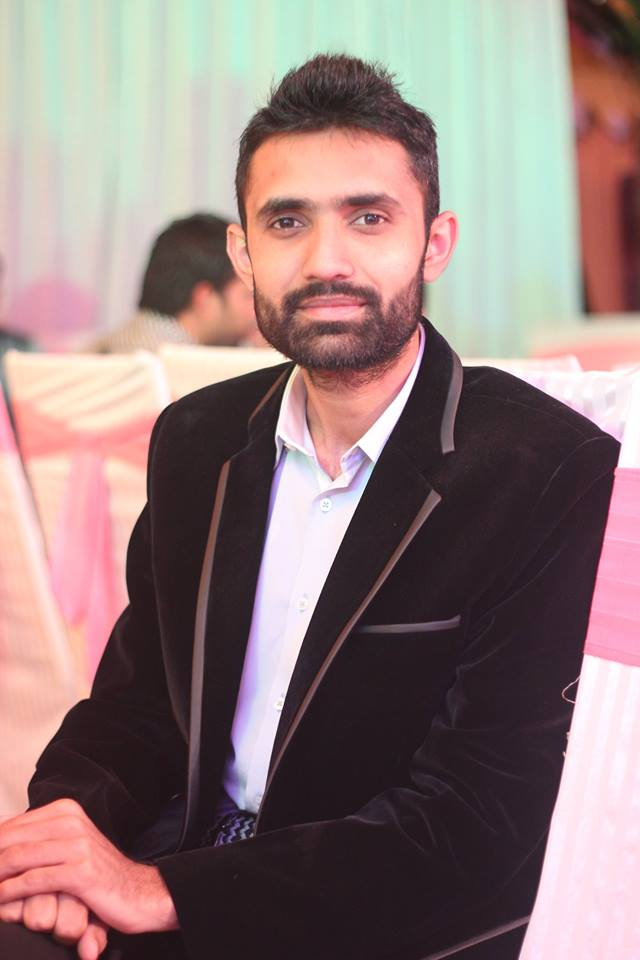
#> input picture test-data/test1.jpg, 640 x 960 px, given in place of the camera
$ python face_recognition.py
#> lines starting #> are read from the running program, lines starting #| are printed output that depends on the picture; after the words box and inside, x2 and y2 are one past the last pixel; in counts of white or black regions, pixels touching at a corner belong together
#> further down, im is the input picture: shape (960, 640, 3); mean B, G, R 123.4, 124.7, 146.5
import cv2,os
import numpy as np

face_cascade = cv2.CascadeClassifier('opencv-files/haarcascade_frontalface_alt2.xml')
subjects = ["", "Ramiz Raja", "Elvis Presley","Shivam","NM"]
#classifiers=['opencv-files/haarcascade_frontalface_alt.xml', 'opencv-files/lbpcascade_frontalface.xml', 'opencv-files/haarcascade_profileface.xml', 'opencv-files/haarcascade_frontalface_alt.xml', 'opencv-files/lbpcascade_profileface.xml']
def draw_rectangle(img, rect):
    (x, y, w, h) = rect
    cv2.rectangle(img, (x, y), (x+w, y+h), (0, 255, 0), 2)

def draw_text(img, text, x, y):
    cv2.putText(img, text, (x, y), cv2.FONT_HERSHEY_PLAIN, 1.5, (0, 255, 0), 2)

def detect_face(img):
    gray = cv2.cvtColor(img, cv2.COLOR_BGR2GRAY)
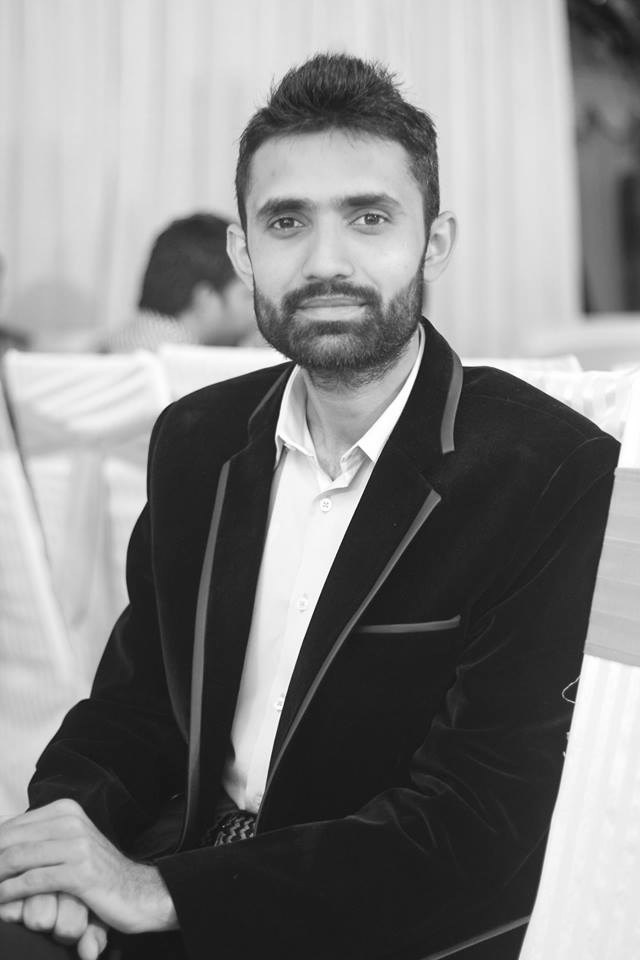
#> gray: shape (960, 640); min 9, max 255, mean 131.1
    faces = face_cascade.detectMultiScale(gray, scaleFactor=1.1, minNeighbors=5)
#> faces = [[221, 134, 215, 215]]

    if (len(faces) == 0):
        return None, None

    (x, y, w, h) = faces[0]
#> x = 221; y = 134; w = 215; h = 215
    return gray[y:y+w, x:x+h], faces[0]


# [48 lines left out: function prepare_training_data, not called in this run]


'''
print("Preparing data...")
faces, labels = prepare_training_data("training-data")
print("Data prepared")

#print total faces and labels
print("Total faces: ", len(faces))
print("Total labels: ", len(labels))


face_recognizer = cv2.face.LBPHFaceRecognizer_create()

#face_recognizer = cv2.face.EigenFaceRecognizer_create()
#face_recognizer = cv2.face.FisherFaceRecognizer_create()

face_recognizer.train(faces, np.array(labels))
'''


# [13 lines left out: function predict, not called in this run]


print("Predicting images...")
webcam=cv2.VideoCapture(0)
webcam.set(cv2.CAP_PROP_FPS, 1)
while True:
    (_,im)=webcam.read()
    cv2.waitKey(4)
    face,rect=detect_face(im)
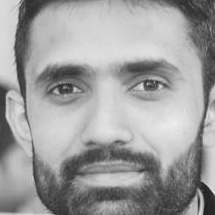
#> face: shape (215, 215); min 25, max 237, mean 158.1
#> rect = [221, 134, 215, 215]
    #print(face,rect)
    if face is not None:
        draw_rectangle(im,rect)
#> in draw_rectangle, `(x, y, w, h) = rect`: x = 221; y = 134; w = 215
#> in draw_rectangle, `cv2.rectangle(img, (x, y), (x+w, y+h), (0, 255, 0), 2)`:
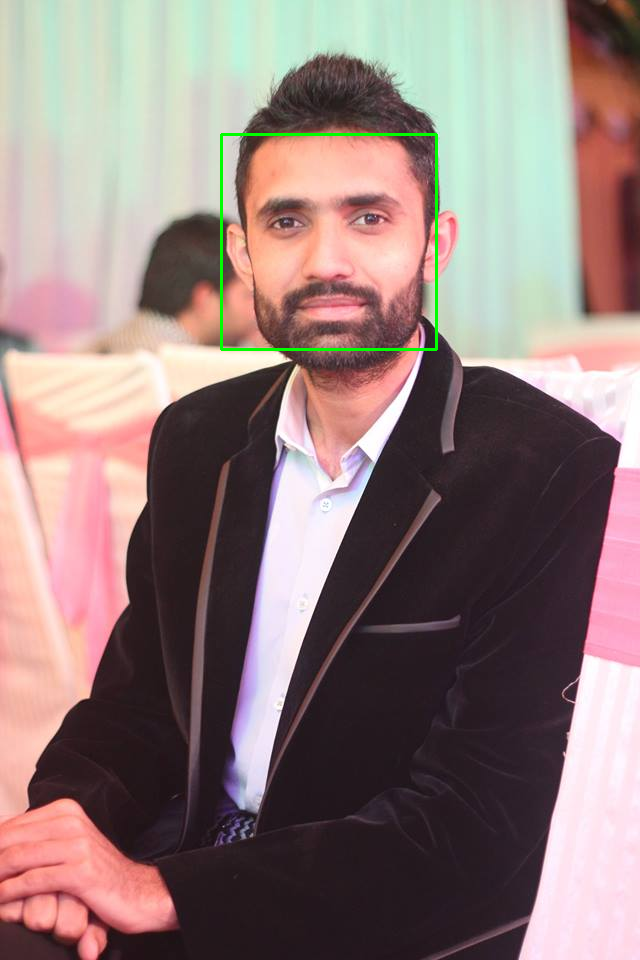
#> img: shape (960, 640, 3); 0.42% of pixels changed, all inside (x1, y1, x2, y2) = (220, 133, 438, 351)
        cv2.imshow('vf',cv2.resize(im, (960, 540)) )
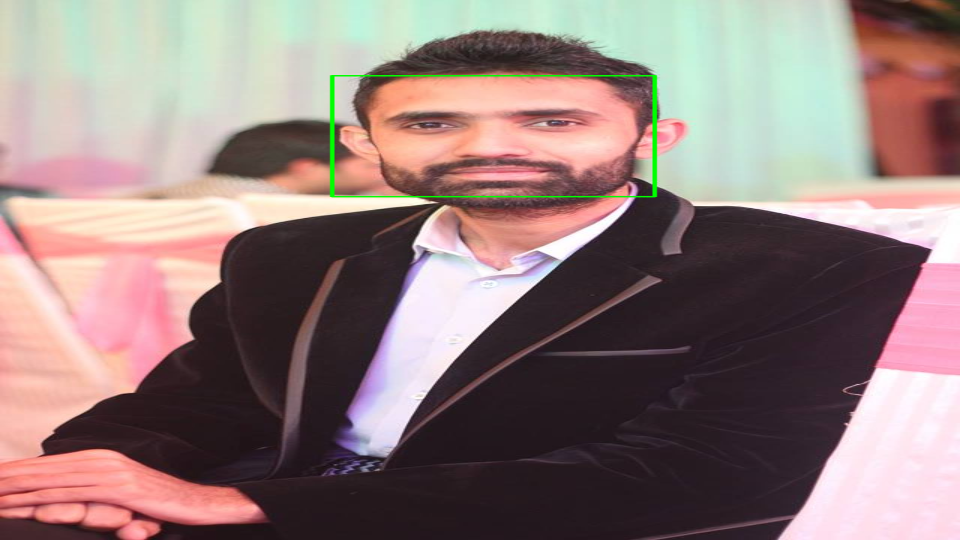
#> window 'vf': shape (540, 960, 3); mean B, G, R 122.8, 125.2, 145.8


'''
#load test images
test_img1 = cv2.imread("test-data/test1.jpg")
test_img2 = cv2.imread("test-data/test2.jpg")
test_img3 = cv2.imread("test-data/test3.jpg")
test_img4 = cv2.imread("test-data/test4.jpg")
#perform a prediction
print(test_img1.shape,test_img2.shape,test_img3.shape)
predicted_img1 = predict(test_img1)
predicted_img2 = predict(test_img2)
predicted_img3 = predict(test_img3)
predicted_img4 = predict(test_img4)

print("Prediction complete")

cv2.imshow(subjects[1], cv2.resize(predicted_img1, (400, 500)))
cv2.destroyAllWindows()

cv2.imshow(subjects[2], cv2.resize(predicted_img2, (400, 500)))
cv2.waitKey(2000)
cv2.imshow(subjects[3], cv2.resize(predicted_img3, (400, 500)))
cv2.waitKey(2005)
cv2.imshow(subjects[4], cv2.resize(predicted_img4, (400, 500)))
cv2.waitKey(2005)

#cv2.destroyAllWindows()
'''

$ run again, on test-data/test2.jpg
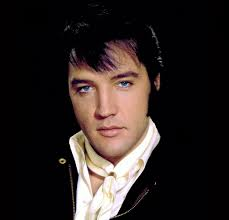
#> input picture test-data/test2.jpg, 229 x 220 px, given in place of the camera
#> im is the input picture: shape (220, 229, 3); mean B, G, R 34.7, 36.7, 44.8
#> faces = [[53, 47, 103, 103]]
#> in detect_face, `(x, y, w, h) = faces[0]`: x = 53; y = 47; w = 103
#> `face,rect=detect_face(im)`:
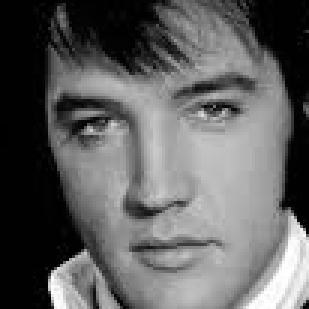
#> face: shape (103, 103) (shown 3 times larger); min 0, max 255, mean 96.6
#> rect = [53, 47, 103, 103]
#> in draw_rectangle, `(x, y, w, h) = rect`: x = 53; y = 47; w = 103
#> img: shape (220, 229, 3); 2.45% of pixels changed, all inside (x1, y1, x2, y2) = (52, 46, 158, 152)
#> `cv2.imshow('vf',cv2.resize(im, (960, 540)) )`:
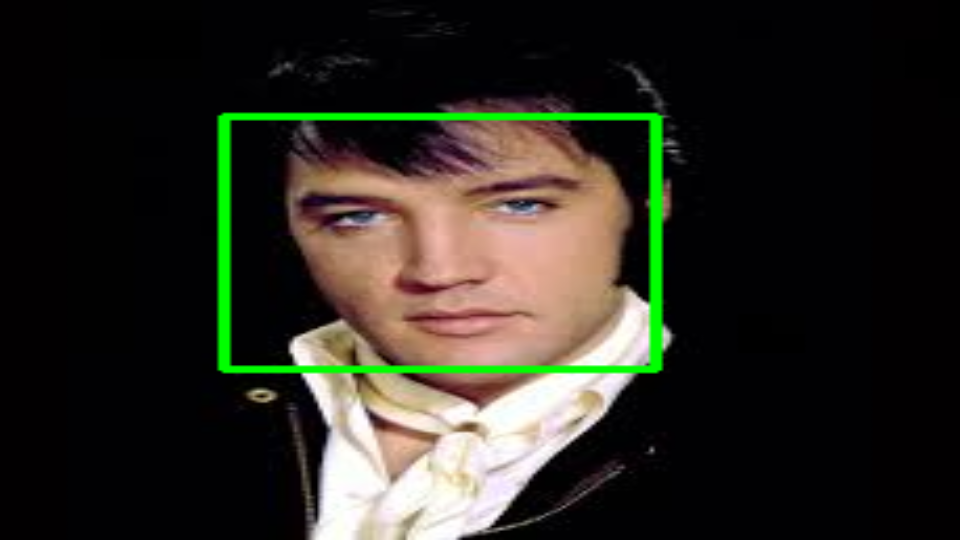
#> window 'vf': shape (540, 960, 3); mean B, G, R 33.5, 41.7, 43.3

$ run again, on test-data/test3.jpg
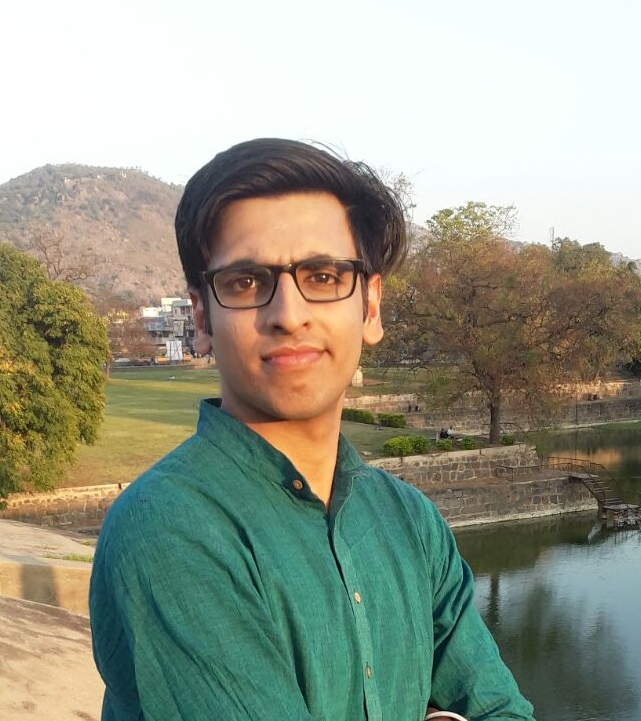
#> input picture test-data/test3.jpg, 641 x 721 px, given in place of the camera
#> im is the input picture: shape (721, 641, 3); mean B, G, R 136.3, 153.6, 149.2
#> faces = [[180, 199, 217, 217]]
#> in detect_face, `(x, y, w, h) = faces[0]`: x = 180; y = 199; w = 217
#> `face,rect=detect_face(im)`:
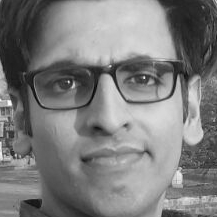
#> face: shape (217, 217); min 4, max 251, mean 125
#> rect = [180, 199, 217, 217]
#> in draw_rectangle, `(x, y, w, h) = rect`: x = 180; y = 199; w = 217
#> img: shape (721, 641, 3); 0.56% of pixels changed, all inside (x1, y1, x2, y2) = (179, 198, 399, 418)
#> `cv2.imshow('vf',cv2.resize(im, (960, 540)) )`:
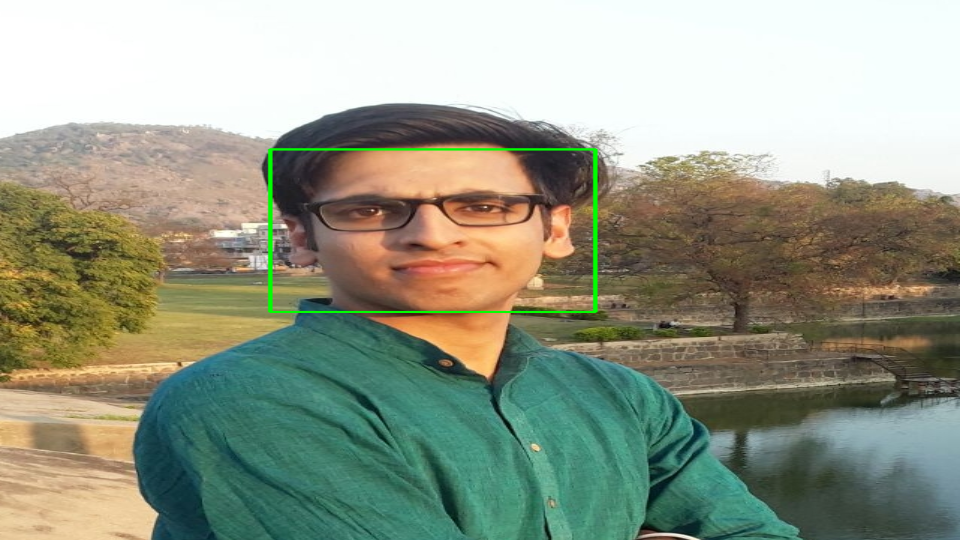
#> window 'vf': shape (540, 960, 3); mean B, G, R 135.8, 154.4, 148.4

$ run again, on test-data/test4.jpg
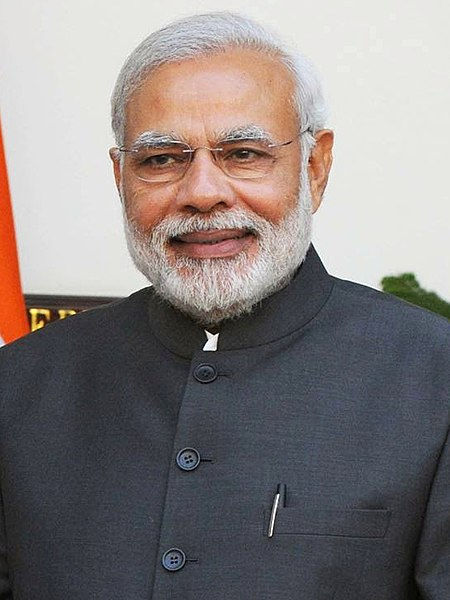
#> input picture test-data/test4.jpg, 450 x 600 px, given in place of the camera
#> im is the input picture: shape (600, 450, 3); mean B, G, R 127, 127.7, 134.1
#> faces = [[102, 78, 206, 206]]
#> in detect_face, `(x, y, w, h) = faces[0]`: x = 102; y = 78; w = 206
#> `face,rect=detect_face(im)`:
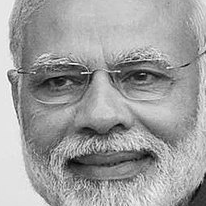
#> face: shape (206, 206); min 0, max 255, mean 158.7
#> rect = [102, 78, 206, 206]
#> in draw_rectangle, `(x, y, w, h) = rect`: x = 102; y = 78; w = 206
#> img: shape (600, 450, 3); 0.91% of pixels changed, all inside (x1, y1, x2, y2) = (101, 77, 310, 286)
#> `cv2.imshow('vf',cv2.resize(im, (960, 540)) )`:
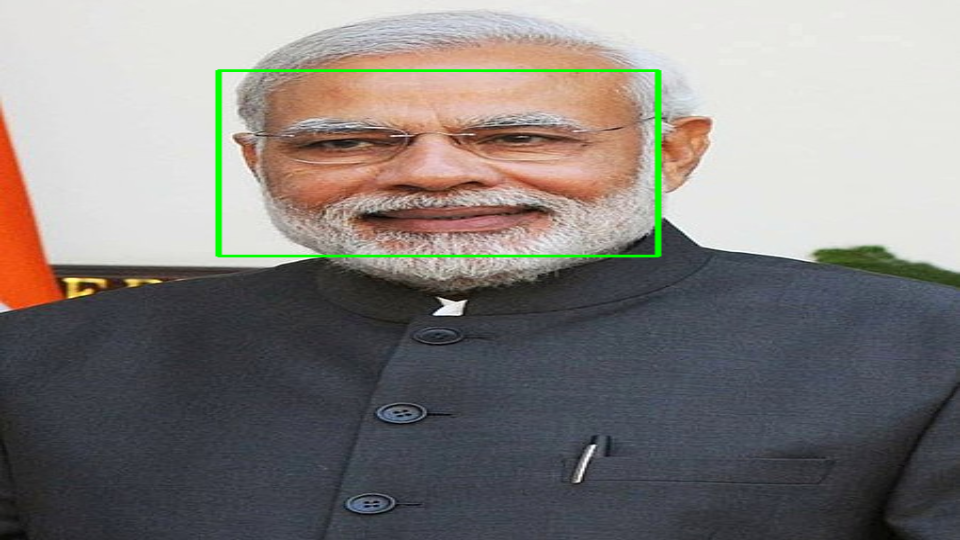
#> window 'vf': shape (540, 960, 3); mean B, G, R 125.3, 128.3, 132.2
